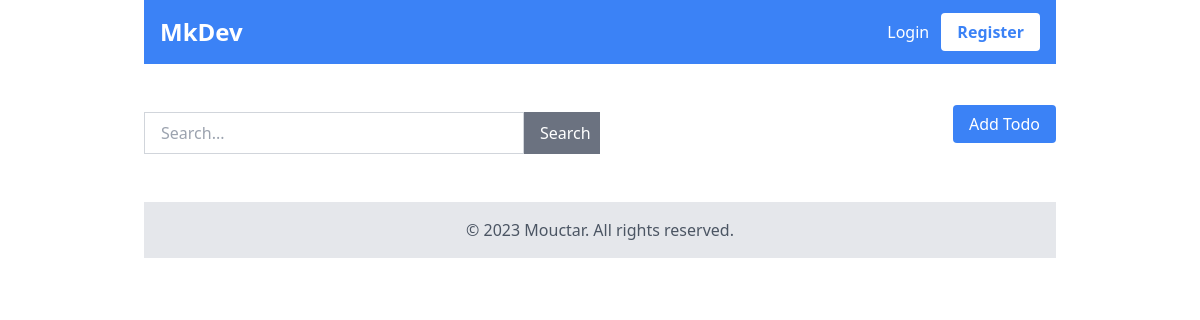
The app's page /, older data.
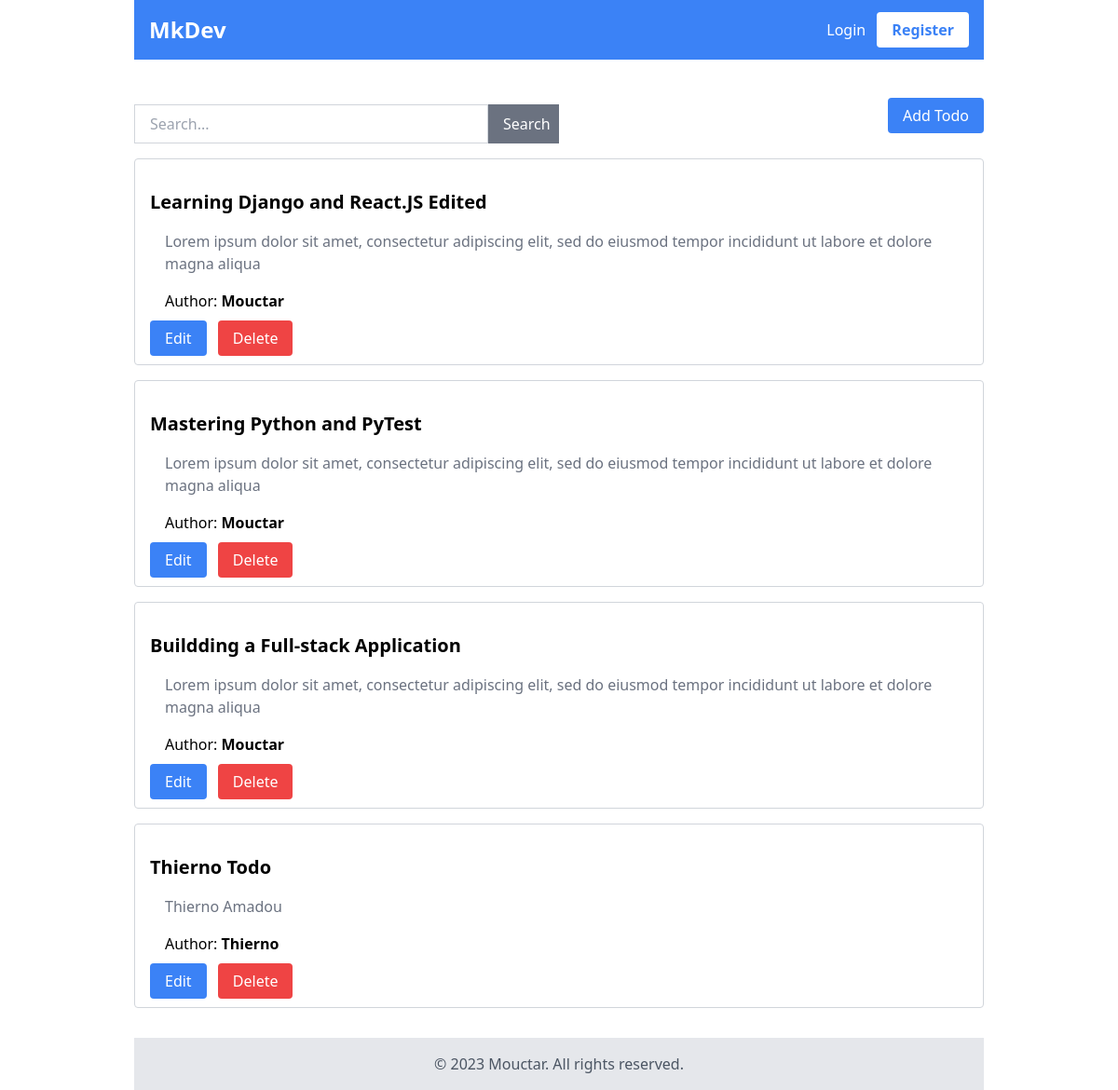
The same page, newer data.
### todoApp/models.py (models this page shows, shortened)
class Todo(models.Model):
    title = models.CharField(max_length=100, unique=True)
    description = models.TextField(blank=True, null=True)
    created_by = models.ForeignKey(User, related_name="todos", on_delete=models.CASCADE)
    is_completed = models.BooleanField(default=False)
    created_at = models.DateField(auto_now_add=True)
    updated_at = models.DateField(auto_now=True)
    class Meta():
        ordering = ["created_at"]

### todoApp/views.py (the view)
# urls.py: path('', views.index, name='index'),
def index(request):
    query = request.GET.get('query', '')
    todos = Todo.objects.all()
    if query:
        todos = todos.filter(Q(title__icontains=query) | Q(description__icontains=query))
    context = {
        'todos': todos,
        'query': query
    }
    return render(request, 'todoApp/index.html', context)

### todoApp/templates/todoApp/index.html (shortened to what this page needs)
{% extends './base.html' %}
{% block content %}
    <div class="container py-8 mx-auto">
        <div class="w-full flex justify-between my-4">
            <form  action="{% url 'todoApp:index' %}" method="get" class="w-1/2 flex justify-between">
                <input type="text" name='query' value='{{ query }}' placeholder="Search..." class="w-full border border-gray-300 px-4 py-2">
                <button class="bg-gray-500 text-white px-4 py-2 w-1/6">Search</button>
            </form>
            <div>
            <a href="{% url 'todoApp:createTodo' %}" class="bg-blue-500 text-white px-4 py-2 rounded ml-2">Add Todo</a>
            </div>
        </div>
        <div class="grid grid-cols-1 md:grid-cols-1 gap-4">
            {% for todo in todos %}
            <div class="bg-white border border-gray-300 rounded p-4">
                <h2 class=" my-4 text-xl font-bold"> {{ todo.title   }}</h2>
                <div class="px-4">
                    <p class="my-4 text-gray-500"> {{ todo.description }}</p>
                    <p>Author: <strong> {{ todo.created_by }}</strong></p>
                </div>
                <div class="mt-4">
                    <a href="{% url 'todoApp:editTodo' todo.pk %}" class="bg-blue-500 text-white px-4 py-2 rounded">Edit</a>
                    <a href="{% url 'todoApp:deleteTodo' todo.pk %}" class="bg-red-500 text-white px-4 py-2 rounded ml-2">Delete</a>
                </div>
            </div>
            {% endfor %}
        </div>
    </div>
{% endblock %}

### todoApp/templates/todoApp/base.html (shortened to what this page needs)
<!DOCTYPE html>
<html lang="en">
<head>
    <script src="https://cdn.tailwindcss.com"></script>
</head>
<body class="px-36">
    <nav class="bg-blue-500 py-4">
        <div class="container mx-auto flex justify-between items-center px-4">
          <a href="/" class="text-white font-bold text-2xl">MkDev</a>
          <div>
            {% if user.is_authenticated %}
                <a href="{% url 'todoApp:logout' %}" class="bg-white text-blue-500 font-bold py-2 px-4 rounded">Logout</a>
            {% else %}
                <a href="{% url 'todoApp:login' %}" class="text-white mx-2">Login</a>
                <a href="{% url 'todoApp:signup' %}" class="bg-white text-blue-500 font-bold py-2 px-4 rounded">Register</a>
            {% endif %}
          </div>
        </div>
    </nav>
    <div class="content">
        {% block content %}
        {% endblock %}
    </div>
    <footer class="bg-gray-200 py-4">
        <div class="container mx-auto text-center">
            <p class="text-gray-600">© 2023 Mouctar. All rights reserved.</p>
        </div>
    </footer>
</body>
</html>

Row changes from the older to the newer data that the page shows:
added Todo: title "Learning Django and React.JS Edited", description "Lorem ipsum dolor sit amet, consectetur adipiscing elit, sed do eiusmod tempor incididunt ut labore et dolore magna aliqua", created_by "Mouctar"
added Todo: title "Mastering Python and PyTest", description "Lorem ipsum dolor sit amet, consectetur adipiscing elit, sed do eiusmod tempor incididunt ut labore et dolore magna aliqua", created_by "Mouctar"
added Todo: title "Buildding a Full-stack Application", description "Lorem ipsum dolor sit amet, consectetur adipiscing elit, sed do eiusmod tempor incididunt ut labore et dolore magna aliqua", created_by "Mouctar"
added Todo: title "Thierno Todo", description "Thierno Amadou", created_by "Thierno"
